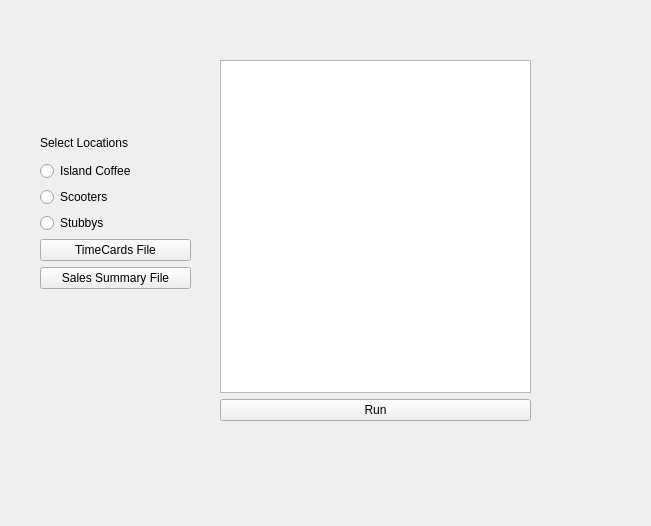
<?xml version="1.0" encoding="UTF-8"?>
<ui version="4.0">
 <class>Form</class>
 <widget class="QWidget" name="Form">
  <property name="geometry">
   <rect>
    <x>0</x>
    <y>0</y>
    <width>651</width>
    <height>526</height>
   </rect>
  </property>
  <property name="windowTitle">
   <string>Form</string>
  </property>
  <widget class="QWidget" name="">
   <property name="geometry">
    <rect>
     <x>220</x>
     <y>60</y>
     <width>311</width>
     <height>361</height>
    </rect>
   </property>
   <layout class="QVBoxLayout" name="verticalLayout_4">
    <item>
     <widget class="QTextEdit" name="output"/>
    </item>
    <item>
     <widget class="QPushButton" name="button_3">
      <property name="text">
       <string>Run</string>
      </property>
     </widget>
    </item>
   </layout>
  </widget>
  <widget class="QWidget" name="">
   <property name="geometry">
    <rect>
     <x>40</x>
     <y>130</y>
     <width>151</width>
     <height>159</height>
    </rect>
   </property>
   <layout class="QVBoxLayout" name="verticalLayout_3">
    <item>
     <layout class="QVBoxLayout" name="verticalLayout">
      <item>
       <widget class="QLabel" name="label">
        <property name="text">
         <string>Select Locations</string>
        </property>
       </widget>
      </item>
      <item>
       <widget class="QRadioButton" name="radioButton_2">
        <property name="text">
         <string>Island Coffee</string>
        </property>
       </widget>
      </item>
      <item>
       <widget class="QRadioButton" name="radioButton">
        <property name="text">
         <string>Scooters</string>
        </property>
       </widget>
      </item>
      <item>
       <widget class="QRadioButton" name="radioButton_3">
        <property name="text">
         <string>Stubbys</string>
        </property>
       </widget>
      </item>
     </layout>
    </item>
    <item>
     <layout class="QVBoxLayout" name="verticalLayout_2">
      <item>
       <widget class="QPushButton" name="button">
        <property name="text">
         <string>TimeCards File</string>
        </property>
       </widget>
      </item>
      <item>
       <widget class="QPushButton" name="button_2">
        <property name="text">
         <string>Sales Summary File</string>
        </property>
       </widget>
      </item>
     </layout>
    </item>
   </layout>
  </widget>
 </widget>
 <resources/>
 <connections/>
</ui>
